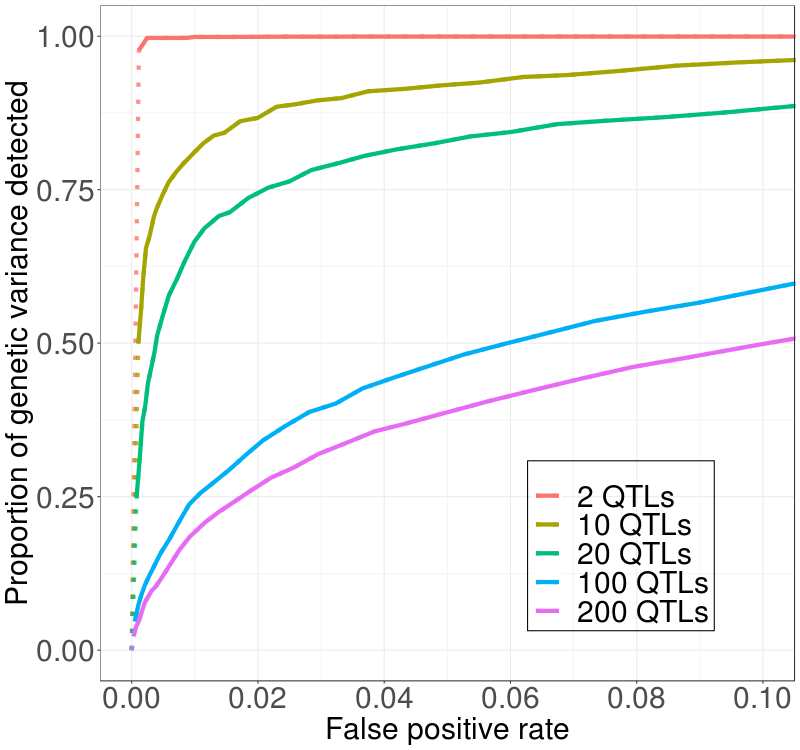

Here is the R script that generated this plot:
## This script is used to create ROC curve comparisons among different trait architecture or experimental design scenarios.
## First define the type of comparisons that you want to make. Then, under the following if statement, define the appropriate variables for type of your comparison. Also define the variables outside of the if statement. Startin from line 75, also find the appropriate if statement and follow instructions there. 
## This step is usually very quick, so an interactive R session will be more suitable.
## You might find it easier to write your own R code for your specific purpose to plot the ROC curve. 


rm(list=ls(all=TRUE))

Type <- "QTL_architecture" # can be "QTL_architecture", "WindowSize", "ComputationalMethod", "Replication", "Direction", "Experimental_design"

if (Type == "Direction"){
  NExpRep <- c(1)
  Directions <- c("Plus", "Minus")
} else if (Type == "Replication"){
  NsExpRep <- c(1,2,5)
  Direction <- c("Minus")
} else {
  NExpRep <- 1
  Directions <- c("Plus"
                  , "Minus"
  )
}
WindowSize <- 0
ComputationalMethod <- "D" # comment out if doing method comparison
filename <- "NQTL10_FewerSNPs" # When Type=="Replication", "Direction", "ComputationalMethod"
title <- paste0(Type, "_", filename) # When Type=="Replication", "Direction", "ComputationalMethod"
OutPath="/fs/cbsubscb10/storage/rl683/TemporalScan/" 
SampleSize=50 # make sure that the simulation had SampleSize LARGER or EQUAL to this
NSimRep=100 # make sure that the simulation had NSimRep LARGER or EQUAL to this

library(ggplot2)

if (Type %in% c("QTL_architecture", "Experimental_design")){ # define filenames, plot title, and plot labels in the begining of the following loop 
  for (i in c(2)){
    titles <- c("Number_of_SNPs"
                , "Number_of_QTLs"
                , "Starting_frequency_10_QTLs"
                , "Starting_frequency_100_QTLs"
                , "Effect_size_distribution_10_QTLs"
                , "Effect_size_distribution_100_QTLs"
                , "Dominance_10_QTLs"
                , "Dominance_100_QTLs"
                , "Position_10_QTLs"
                , "Position_100_QTLs"
                , "Epistasis_scenarios"
                , "ESDistxNGenxSelectedSize"
                , "Number_of_generations_100_QTLs"
                , "Number_of_generations_10_QTLs"
    )
    
    filenames <-   list(c("NQTL10", "NQTL10_FewerSNPs")
                        , c("NQTL2", "NQTL10", "NQTL20", "NQTL100", "NQTL200")
                        , c("NQTL10", "NQTL10_FreqLow5", "NQTL10_FreqHigh5")
                        , c("NQTL100", "NQTL100_FreqLow5", "NQTL100_FreqHigh5")
                        , c("NQTL10", "NQTL10_ESDistE")
                        , c("NQTL100", "NQTL100_ESDistE")
                        , c("NQTL10",  "NQTL10_D0", "NQTL10_D1")
                        , c("NQTL100", "NQTL100_D0", "NQTL100_D1")
                        , c("NQTL10", "NQTL10_Clustered")
                        , c("NQTL100", "NQTL100_Clustered")
                        , c("NQTL10", "NQTL10_EpiSce9", "NQTL10_EpiSce4", "NQTL10_EpiSce8", "NQTL10_EpiSce1", "NQTL10_EpiSce5", "NQTL10_EpiSce10", "NQTL10_EpiSce7", "NQTL10_EpiSce11")
                        , c("NQTL100", "NQTL100_ESDistE", "NQTL100_NGen20SelectedSize200", "NQTL100_NGen20SelectedSize200ESDistE")
                        , c("NQTL100", "NQTL100")
                        , c("NQTL10", "NQTL10")
    )
    
    labels <- list(c("~14000 SNPs \n(Standard)", "~1400 SNPs")
                   , c("2 QTLs", "10 QTLs", "20 QTLs", "100 QTLs",  "200 QTLs")
                   , c("Random (Standard)", "Lower than 5%", "Higher than 5%")
                   , c("Random (Standard)", "Lower than 5%", "Higher than 5%")
                   , c("Equal (Standard)", "Exponential")
                   , c("Equal (Standard)", "Exponential")
                   , c("Mutant is codominant \n(Standard)", "Mutant is recessive", "Mutant is dominant")
                   , c("Mutant is codominant \n(Standard)", "Mutant is recessive", "Mutant is dominant")
                   , c("Random (Standard)", "Clustered")
                   , c("Random (Standard)", "Clustered")
                   , c("No epistatisis (Standard)", "Synergistic, weak", "Synergistic, strong", "Antaganistic, weak", "Antaganistic, strong", "Sign, weak",  "Sign, strong", "Reciprocal sign, weak", "Reciprocal sign, strong")
                   , c("Fixed, 10 Generations, 10% Selected (Basline)", "Exponential, 10 Generations, 10% Selected", "Fixed, 20 Generations, 20% Selected", "Exponential, 20 Generations, 20% Selected")
                   , c("10 Generations (Standard)", "5 Generations")
                   , c("10 Generations (Standard)", "5 Generations")
    )
    
    title <- titles[i]
    filenames <- filenames[[i]]
    labels <- labels[[i]]
    
    
    n_files <- length(filenames)
    for (Direction in Directions) {
      for (filename in filenames){
        for (k in 1:NSimRep){
          if (Direction == "Plus") {
            DirectionName <- "SingleDirection"
          } else if (Direction == "Minus"){
            DirectionName <- "OppositeDirections"
          }
          setwd(paste0(OutPath, "Simulations/", filename, "/SimRep", k, "/ExpRep", Direction, NExpRep))
          ROC <- read.table("ROC_AllTimepoints_NGen5_TransformedD.txt", sep = ",",  header = T, stringsAsFactors = F)
          if(dim(ROC)[2]==6){
            ROC <- cbind(ROC, ROC[,2])
          }
          colnames(ROC)<- c("Proportion_of_genetic_variance_in_gen_1", 
                            "Proportion_of_QTL_detected_weighted", 
                            "False_positive_rate",
                            "Window_size",
                            "Computational_method",
                            "Numbers_of_timepoints_sampled",
                            "Proportion_of_QTL_detected_unweighted")
          ROC <- ROC[which(ROC$Window_size==WindowSize & ROC$Computational_method==ComputationalMethod),]
          if (k == 1){
            ROC_final <- ROC[,c(1:3,7)]
          } else {
            ROC_final <- ROC[,c(1:3,7)]+ROC_final
          }
        }
        ROC_final <- ROC_final/NSimRep
        ROC_final <- cbind(ROC_final, filename)
        color <- which(filenames == filename)
        ROC_final <- cbind(ROC_final, color) 
        if (!exists("ROC_QTL_archetecture_pooled")){
          ROC_QTL_archetecture_pooled <- ROC_final
        } else {
          ROC_QTL_archetecture_pooled <- rbind(ROC_QTL_archetecture_pooled, ROC_final)
        } 
      }
      library(ggplot2)
      
      p1 <- ggplot(ROC_QTL_archetecture_pooled, aes(False_positive_rate, Proportion_of_genetic_variance_in_gen_1, color = factor(color, labels = labels))) + 
        geom_line(size = 2, alpha = 0.8, linetype="dotted") + 
        geom_line(data=ROC_QTL_archetecture_pooled[which(ROC_QTL_archetecture_pooled[,1]>0 | ROC_QTL_archetecture_pooled[,3]>0),], aes(False_positive_rate, Proportion_of_genetic_variance_in_gen_1, color = factor(color, labels = labels)), size = 2, alpha = 1) + 
        scale_x_continuous(breaks = seq(0,0.1,0.02)) + 
        scale_y_continuous(limits = c(0,1)) + 
        coord_cartesian(xlim = c(0,0.1)) +
        xlab("False positive rate") +
        ylab("Proportion of genetic variance detected") +
        theme_bw() +
        theme(legend.position="none") +
        theme(axis.title = element_text(size = 30)) +
        theme(axis.text=element_text(size=30)) +
        theme(text = element_text(size=30)) +
        ggtitle(NULL)
      p2 <- ggplot(ROC_QTL_archetecture_pooled, aes(False_positive_rate,Proportion_of_QTL_detected_weighted, color = factor(color, labels = labels))) + 
        geom_line(size = 2, alpha = 0.8, linetype="dotted") + 
        geom_line(data=ROC_QTL_archetecture_pooled[which(ROC_QTL_archetecture_pooled[,2]>0 | ROC_QTL_archetecture_pooled[,3]>0),], aes(False_positive_rate, Proportion_of_QTL_detected_weighted, color = factor(color, labels = labels)), size = 2, alpha = 1) + 
        scale_x_continuous(breaks = seq(0,0.1,0.02)) + 
        scale_y_continuous(limits = c(0,1)) + 
        coord_cartesian(xlim = c(0,0.1)) +
        xlab("False positive rate") +
        ylab("Proportion of QTLs detected weighted by effect size") +
        theme_bw() +
        theme(legend.position="none") +
        theme(axis.title = element_text(size = 30)) +
        theme(axis.text=element_text(size=30)) +
        theme(text = element_text(size=30)) +
        ggtitle(NULL) 
      p3 <- ggplot(ROC_QTL_archetecture_pooled, aes(False_positive_rate,Proportion_of_QTL_detected_unweighted, color = factor(color, labels = labels))) +
        geom_line(size = 2, alpha = 0.8, linetype="dotted") +
        geom_line(data=ROC_QTL_archetecture_pooled[which(ROC_QTL_archetecture_pooled[,2]>0 | ROC_QTL_archetecture_pooled[,3]>0),], aes(False_positive_rate, Proportion_of_QTL_detected_unweighted, color = factor(color, labels = labels)), size = 2, alpha = 1) +
        scale_x_continuous(breaks = seq(0,0.1,0.02)) +
        scale_y_continuous(limits = c(0,1)) +
        coord_cartesian(xlim = c(0,0.1)) +
        xlab("False positive rate") +
        ylab("Proportion of QTLs detected") +
        theme_bw() +
        theme(legend.position="none") +
        theme(axis.title = element_text(size = 30)) +
        theme(axis.text=element_text(size=30)) +
        theme(text = element_text(size=30)) +
        ggtitle(NULL)
      
      p4 <- p1 +
        theme(legend.position = c(0.75, 0.2)) +
        theme(legend.text=element_text(size=30)) +
        theme(legend.background = element_rect(fill = "transparent", color="black")) +
        theme(legend.title = element_blank()) +
        theme(axis.title = element_text(size = 30)) +
        theme(axis.text=element_text(size=30))
      p5 <- p2 + 
        theme(legend.position = c(0.75, 0.2)) +
        theme(legend.text=element_text(size=30)) +
        theme(legend.background = element_rect(fill = "transparent", color="black")) +
        theme(legend.title = element_blank()) +
        theme(axis.title = element_text(size = 30)) +
        theme(axis.text=element_text(size=30))
      p6 <- p3 +
        theme(legend.position = c(0.85, 0.75)) +
        theme(legend.text=element_text(size=30)) +
        theme(legend.background = element_rect(fill = "transparent", color="black")) +
        theme(legend.title = element_blank()) +
        theme(axis.title = element_text(size = 30)) +
        theme(axis.text=element_text(size=30))
      
      setwd(paste0(OutPath, "Figures/ROC/", title, "/"))
      
      png(paste0(title[1], "_", DirectionName, "_Zoomed_NGen5_Variance.png"), width = 800, height = 750, units = "px", pointsize = 20)
      print(p1)
      dev.off()
      png(paste0(title[1], "_", DirectionName, "_Zoomed_NGen5_Weighted.png"), width = 800, height = 750, units = "px", pointsize = 20)
      print(p2)
      dev.off()
      png(paste0(title[1], "_", DirectionName, "_Zoomed_NGen5_Unweighted.png"), width = 800, height = 750, units = "px", pointsize = 20)
      print(p3)
      dev.off()
      png(paste0(title[1], "_", DirectionName, "_Zoomed_NGen5_Variance_Legend.png"), width = 800, height = 750, units = "px", pointsize = 20)
      print(p4)
      dev.off()
      png(paste0(title[1], "_", DirectionName, "_Zoomed_NGen5_Weighted_Legend.png"), width = 800, height = 750, units = "px", pointsize = 20)
      print(p5)
      dev.off()
      png(paste0(title[1], "_", DirectionName, "_Zoomed_NGen5_Unweighted_Legend.png"), width = 800, height = 750, units = "px", pointsize = 20)
      print(p6)
      dev.off()
      
      png(paste0("~/evolve-resequence-simulation/Figures/figure_s4.png"), width = 800, height = 750, units = "px", pointsize = 20)
      print(p4)
      dev.off()
      
      rm(ROC_QTL_archetecture_pooled)
    }
  }
} 
